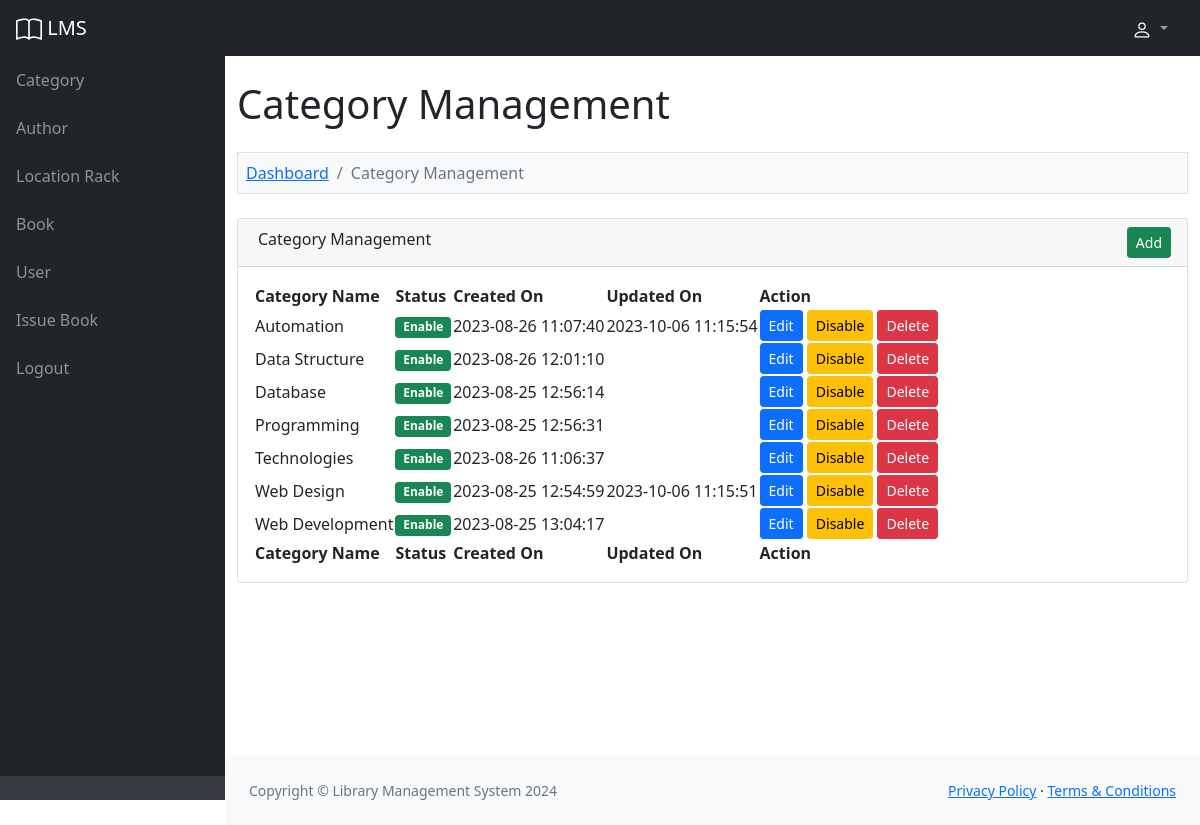
The app's page /admin/category.php (signed in) with its own data.
### tables this page shows
CREATE TABLE `lms_category` (
  `category_id` int(11) NOT NULL,
  `category_name` varchar(200) NOT NULL,
  `category_status` enum('Enable','Disable') NOT NULL,
  `category_created_on` varchar(30) NOT NULL,
  `category_updated_on` varchar(30) DEFAULT NULL
);

### admin/category.php (the view, shortened to what this page needs)
<?php
include '../database_connection.php';
$error = '';
$query = "
SELECT * FROM lms_category
    ORDER BY category_name ASC
";
$result_show = mysqli_query($conn, $query);
include '../header.php';
?>
<div class="container-fluid py-4" style="min-height: 700px;">
	<h1>Category Management</h1>
	<?php
	if (isset($_GET['action'])) {
		if ($_GET['action'] == 'add') {
			?>
			<ol class="breadcrumb mt-4 mb-4 bg-light p-2 border">
				<li class="breadcrumb-item"><a href="index.php">Dashboard</a></li>
				<li class="breadcrumb-item"><a href="category.php">Category Management</a></li>
				<li class="breadcrumb-item active">Add Category</li>
			</ol>
			<div class="row">
				<div class="col-md-6">
					<?php
					if ($error != '') {
						echo '<div class="alert alert-danger alert-dismissible fade show" role="alert"><ul class="list-unstyled">' . $error . '</ul> <button type="button" class="btn-close" data-bs-dismiss="alert" aria-label="Close"></button></div>';
					}
					?>
					<div class="card mb-4">
						<div class="card-header">
							<i class="fas fa-user-plus"></i> Add New Category
						</div>
						<div class="card-body">
							<form method="POST">
								<div class="mb-3">
									<label class="form-label">Category Name</label>
									<input type="text" name="category_name" id="category_name" class="form-control" />
								</div>
								<div class="mt-4 mb-0">
									<input type="submit" name="add_category" value="Add" class="btn btn-success" />
								</div>
							</form>
						</div>
					</div>
				</div>
			</div>
			<?php
		} else if ($_GET["action"] == 'edit') {
			$category_id = $_GET["code"];
			if ($category_id > 0) {
				$query = "
				SELECT * FROM lms_category
                WHERE category_id = '$category_id'
				";
				$category_result = mysqli_query($conn, $query);
				foreach ($category_result as $category_row) {
					?>
						<ol class="breadcrumb mt-4 mb-4 bg-light p-2 border">
							<li class="breadcrumb-item"><a href="index.php">Dashboard</a></li>
							<li class="breadcrumb-item"><a href="category.php">Category Management</a></li>
							<li class="breadcrumb-item active">Edit Category</li>
						</ol>
						<div class="row">
							<div class="col-md-6">
								<div class="card mb-4">
									<div class="card-header">
										<i class="fas fa-user-edit"></i> Edit Category Details
									</div>
									<div class="card-body">
										<form method="post">
											<div class="mb-3">
												<label class="form-label">Category Name</label>
												<input type="text" name="category_name" id="category_name" class="form-control"
													value="<?php echo $category_row['category_name']; ?>" />
											</div>
											<div class="mt-4 mb-0">
												<input type="hidden" name="category_id" value="<?php echo $_GET['code']; ?>" />
												<input type="submit" name="edit_category" class="btn btn-primary" value="Edit" />
											</div>
										</form>
									</div>
								</div>
							</div>
						</div>
					<?php
				}
			}
		}
	} else {
		?>
		<ol class="breadcrumb mt-4 mb-4 bg-light p-2 border">
			<li class="breadcrumb-item"><a href="index.php">Dashboard</a></li>
			<li class="breadcrumb-item active">Category Management</li>
		</ol>
		<div class="card mb-4">
			<div class="card-header">
				<div class="row">
					<div class="col col-md-6">
						<i class="fas fa-table me-1"></i> Category Management
					</div>
					<div class="col col-md-6" align="right">
						<a href="category.php?action=add" class="btn btn-success btn-sm">Add</a>
					</div>
				</div>
			</div>
			<div class="card-body">
				<table id="datatablesSimple">
					<thead>
						<tr>
							<th>Category Name</th>
							<th>Status</th>
							<th>Created On</th>
							<th>Updated On</th>
							<th>Action</th>
						</tr>
					</thead>
					<tfoot>
						<tr>
							<th>Category Name</th>
							<th>Status</th>
							<th>Created On</th>
							<th>Updated On</th>
							<th>Action</th>
						</tr>
					</tfoot>
					<tbody>
						<?php
						if (mysqli_num_rows($result_show) > 0) {
							foreach ($result_show as $row) {
								$category_status = '';
								if ($row['category_status'] == 'Enable') {
									$category_status = '<div class="badge bg-success">Enable</div>';
									$category_status_btn = '<button type="button" name="switch_button" class="btn btn-warning btn-sm" onclick="switch_data(`' . $row["category_id"] . '`, `' . $row["category_status"] . '`)">Disable</button>';
								} else {
									$category_status = '<div class="badge bg-danger">Disable</div>';
									$category_status_btn = '<button type="button" name="switch_button" class="btn btn-success btn-sm" onclick="switch_data(`' . $row["category_id"] . '`, `' . $row["category_status"] . '`)">Enable</button>';
								}
								echo '
						<tr>
							<td>' . $row["category_name"] . '</td>
							<td>' . $category_status . '</td>
							<td>' . $row["category_created_on"] . '</td>
							<td>' . $row["category_updated_on"] . '</td>
							<td>
								<a href="category.php?action=edit&code=' . $row["category_id"] . '" class="btn btn-sm btn-primary">Edit</a>
								' . $category_status_btn . '
								<a class="btn btn-sm btn-danger" onclick="delete_data(`' . $row["category_id"] . '`)">Delete</a>
							</td>
						</tr>
						';
							}
						} else {
							echo '
					<tr>
						<td colspan="4" class="text-center">No Data Found</td>
					</tr>
					';
						}
						?>
					</tbody>
				</table>
			</div>
		</div>
		<?php
	}
	?>
</div>
<?php
include '../footer.php';
?>

### records on screen
lms_category: category_name "Automation", category_status "Enable", category_created_on "2023-08-26 11:07:40", category_updated_on "2023-10-06 11:15:54"
lms_category: category_name "Data Structure", category_status "Enable", category_created_on "2023-08-26 12:01:10"
lms_category: category_name "Database", category_status "Enable", category_created_on "2023-08-25 12:56:14"
lms_category: category_name "Programming", category_status "Enable", category_created_on "2023-08-25 12:56:31"
lms_category: category_name "Technologies", category_status "Enable", category_created_on "2023-08-26 11:06:37"
lms_category: category_name "Web Design", category_status "Enable", category_created_on "2023-08-25 12:54:59", category_updated_on "2023-10-06 11:15:51"
lms_category: category_name "Web Development", category_status "Enable", category_created_on "2023-08-25 13:04:17"
